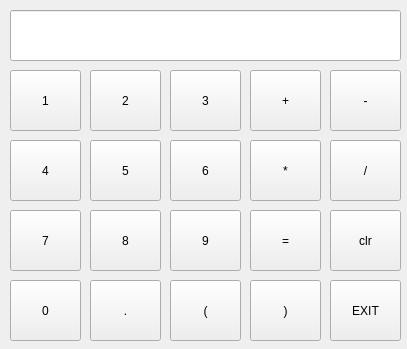
<?xml version="1.0" encoding="UTF-8"?>
<ui version="4.0">
 <class>Window</class>
 <widget class="QWidget" name="Window">
  <property name="geometry">
   <rect>
    <x>0</x>
    <y>0</y>
    <width>407</width>
    <height>349</height>
   </rect>
  </property>
  <property name="minimumSize">
   <size>
    <width>0</width>
    <height>349</height>
   </size>
  </property>
  <property name="maximumSize">
   <size>
    <width>407</width>
    <height>349</height>
   </size>
  </property>
  <property name="windowTitle">
   <string>Libertas' Calculator</string>
  </property>
  <widget class="QLineEdit" name="expression">
   <property name="geometry">
    <rect>
     <x>10</x>
     <y>10</y>
     <width>391</width>
     <height>51</height>
    </rect>
   </property>
  </widget>
  <widget class="QPushButton" name="pushButton">
   <property name="geometry">
    <rect>
     <x>10</x>
     <y>70</y>
     <width>71</width>
     <height>61</height>
    </rect>
   </property>
   <property name="text">
    <string>1</string>
   </property>
  </widget>
  <widget class="QPushButton" name="pushButton_2">
   <property name="geometry">
    <rect>
     <x>90</x>
     <y>70</y>
     <width>71</width>
     <height>61</height>
    </rect>
   </property>
   <property name="text">
    <string>2</string>
   </property>
  </widget>
  <widget class="QPushButton" name="pushButton_3">
   <property name="geometry">
    <rect>
     <x>170</x>
     <y>70</y>
     <width>71</width>
     <height>61</height>
    </rect>
   </property>
   <property name="text">
    <string>3</string>
   </property>
  </widget>
  <widget class="QPushButton" name="pushButton_4">
   <property name="geometry">
    <rect>
     <x>10</x>
     <y>140</y>
     <width>71</width>
     <height>61</height>
    </rect>
   </property>
   <property name="text">
    <string>4</string>
   </property>
  </widget>
  <widget class="QPushButton" name="pushButton_5">
   <property name="geometry">
    <rect>
     <x>90</x>
     <y>140</y>
     <width>71</width>
     <height>61</height>
    </rect>
   </property>
   <property name="text">
    <string>5</string>
   </property>
  </widget>
  <widget class="QPushButton" name="pushButton_6">
   <property name="geometry">
    <rect>
     <x>170</x>
     <y>140</y>
     <width>71</width>
     <height>61</height>
    </rect>
   </property>
   <property name="text">
    <string>6</string>
   </property>
  </widget>
  <widget class="QPushButton" name="pushButton_7">
   <property name="geometry">
    <rect>
     <x>10</x>
     <y>210</y>
     <width>71</width>
     <height>61</height>
    </rect>
   </property>
   <property name="text">
    <string>7</string>
   </property>
  </widget>
  <widget class="QPushButton" name="pushButton_8">
   <property name="geometry">
    <rect>
     <x>90</x>
     <y>210</y>
     <width>71</width>
     <height>61</height>
    </rect>
   </property>
   <property name="text">
    <string>8</string>
   </property>
  </widget>
  <widget class="QPushButton" name="pushButton_9">
   <property name="geometry">
    <rect>
     <x>170</x>
     <y>210</y>
     <width>71</width>
     <height>61</height>
    </rect>
   </property>
   <property name="text">
    <string>9</string>
   </property>
  </widget>
  <widget class="QPushButton" name="pushButton_10">
   <property name="geometry">
    <rect>
     <x>250</x>
     <y>70</y>
     <width>71</width>
     <height>61</height>
    </rect>
   </property>
   <property name="text">
    <string>+</string>
   </property>
  </widget>
  <widget class="QPushButton" name="pushButton_11">
   <property name="geometry">
    <rect>
     <x>330</x>
     <y>70</y>
     <width>71</width>
     <height>61</height>
    </rect>
   </property>
   <property name="text">
    <string>-</string>
   </property>
  </widget>
  <widget class="QPushButton" name="pushButton_12">
   <property name="geometry">
    <rect>
     <x>250</x>
     <y>140</y>
     <width>71</width>
     <height>61</height>
    </rect>
   </property>
   <property name="text">
    <string>*</string>
   </property>
  </widget>
  <widget class="QPushButton" name="pushButton_13">
   <property name="geometry">
    <rect>
     <x>330</x>
     <y>140</y>
     <width>71</width>
     <height>61</height>
    </rect>
   </property>
   <property name="text">
    <string>/</string>
   </property>
  </widget>
  <widget class="QPushButton" name="pushButton_14">
   <property name="geometry">
    <rect>
     <x>250</x>
     <y>210</y>
     <width>71</width>
     <height>61</height>
    </rect>
   </property>
   <property name="text">
    <string>=</string>
   </property>
  </widget>
  <widget class="QPushButton" name="pushButton_15">
   <property name="geometry">
    <rect>
     <x>330</x>
     <y>210</y>
     <width>71</width>
     <height>61</height>
    </rect>
   </property>
   <property name="text">
    <string>clr</string>
   </property>
  </widget>
  <widget class="QPushButton" name="pushButton_16">
   <property name="geometry">
    <rect>
     <x>10</x>
     <y>280</y>
     <width>71</width>
     <height>61</height>
    </rect>
   </property>
   <property name="text">
    <string>0</string>
   </property>
  </widget>
  <widget class="QPushButton" name="pushButton_17">
   <property name="geometry">
    <rect>
     <x>90</x>
     <y>280</y>
     <width>71</width>
     <height>61</height>
    </rect>
   </property>
   <property name="text">
    <string>.</string>
   </property>
  </widget>
  <widget class="QPushButton" name="pushButton_18">
   <property name="geometry">
    <rect>
     <x>170</x>
     <y>280</y>
     <width>71</width>
     <height>61</height>
    </rect>
   </property>
   <property name="text">
    <string>(</string>
   </property>
  </widget>
  <widget class="QPushButton" name="pushButton_19">
   <property name="geometry">
    <rect>
     <x>250</x>
     <y>280</y>
     <width>71</width>
     <height>61</height>
    </rect>
   </property>
   <property name="text">
    <string>)</string>
   </property>
  </widget>
  <widget class="QPushButton" name="pushButton_20">
   <property name="geometry">
    <rect>
     <x>330</x>
     <y>280</y>
     <width>71</width>
     <height>61</height>
    </rect>
   </property>
   <property name="text">
    <string>EXIT</string>
   </property>
  </widget>
 </widget>
 <resources/>
 <connections>
  <connection>
   <sender>pushButton_15</sender>
   <signal>clicked()</signal>
   <receiver>expression</receiver>
   <slot>clear()</slot>
   <hints>
    <hint type="sourcelabel">
     <x>361</x>
     <y>252</y>
    </hint>
    <hint type="destinationlabel">
     <x>358</x>
     <y>24</y>
    </hint>
   </hints>
  </connection>
  <connection>
   <sender>pushButton</sender>
   <signal>clicked()</signal>
   <receiver>Window</receiver>
   <slot>insert1()</slot>
   <hints>
    <hint type="sourcelabel">
     <x>33</x>
     <y>97</y>
    </hint>
    <hint type="destinationlabel">
     <x>5</x>
     <y>66</y>
    </hint>
   </hints>
  </connection>
  <connection>
   <sender>pushButton_2</sender>
   <signal>clicked()</signal>
   <receiver>Window</receiver>
   <slot>insert2()</slot>
   <hints>
    <hint type="sourcelabel">
     <x>120</x>
     <y>101</y>
    </hint>
    <hint type="destinationlabel">
     <x>85</x>
     <y>72</y>
    </hint>
   </hints>
  </connection>
  <connection>
   <sender>pushButton_3</sender>
   <signal>clicked()</signal>
   <receiver>Window</receiver>
   <slot>insert3()</slot>
   <hints>
    <hint type="sourcelabel">
     <x>192</x>
     <y>88</y>
    </hint>
    <hint type="destinationlabel">
     <x>168</x>
     <y>71</y>
    </hint>
   </hints>
  </connection>
  <connection>
   <sender>pushButton_10</sender>
   <signal>clicked()</signal>
   <receiver>Window</receiver>
   <slot>add()</slot>
   <hints>
    <hint type="sourcelabel">
     <x>294</x>
     <y>94</y>
    </hint>
    <hint type="destinationlabel">
     <x>248</x>
     <y>63</y>
    </hint>
   </hints>
  </connection>
  <connection>
   <sender>pushButton_11</sender>
   <signal>clicked()</signal>
   <receiver>Window</receiver>
   <slot>sub()</slot>
   <hints>
    <hint type="sourcelabel">
     <x>374</x>
     <y>88</y>
    </hint>
    <hint type="destinationlabel">
     <x>406</x>
     <y>89</y>
    </hint>
   </hints>
  </connection>
  <connection>
   <sender>pushButton_12</sender>
   <signal>clicked()</signal>
   <receiver>Window</receiver>
   <slot>mul()</slot>
   <hints>
    <hint type="sourcelabel">
     <x>280</x>
     <y>167</y>
    </hint>
    <hint type="destinationlabel">
     <x>245</x>
     <y>146</y>
    </hint>
   </hints>
  </connection>
  <connection>
   <sender>pushButton_13</sender>
   <signal>clicked()</signal>
   <receiver>Window</receiver>
   <slot>div()</slot>
   <hints>
    <hint type="sourcelabel">
     <x>390</x>
     <y>170</y>
    </hint>
    <hint type="destinationlabel">
     <x>406</x>
     <y>162</y>
    </hint>
   </hints>
  </connection>
  <connection>
   <sender>pushButton_4</sender>
   <signal>clicked()</signal>
   <receiver>Window</receiver>
   <slot>insert4()</slot>
   <hints>
    <hint type="sourcelabel">
     <x>40</x>
     <y>154</y>
    </hint>
    <hint type="destinationlabel">
     <x>5</x>
     <y>150</y>
    </hint>
   </hints>
  </connection>
  <connection>
   <sender>pushButton_5</sender>
   <signal>clicked()</signal>
   <receiver>Window</receiver>
   <slot>insert5()</slot>
   <hints>
    <hint type="sourcelabel">
     <x>120</x>
     <y>168</y>
    </hint>
    <hint type="destinationlabel">
     <x>87</x>
     <y>138</y>
    </hint>
   </hints>
  </connection>
  <connection>
   <sender>pushButton_6</sender>
   <signal>clicked()</signal>
   <receiver>Window</receiver>
   <slot>insert6()</slot>
   <hints>
    <hint type="sourcelabel">
     <x>196</x>
     <y>168</y>
    </hint>
    <hint type="destinationlabel">
     <x>166</x>
     <y>145</y>
    </hint>
   </hints>
  </connection>
  <connection>
   <sender>pushButton_7</sender>
   <signal>clicked()</signal>
   <receiver>Window</receiver>
   <slot>insert7()</slot>
   <hints>
    <hint type="sourcelabel">
     <x>44</x>
     <y>238</y>
    </hint>
    <hint type="destinationlabel">
     <x>5</x>
     <y>229</y>
    </hint>
   </hints>
  </connection>
  <connection>
   <sender>pushButton_8</sender>
   <signal>clicked(bool)</signal>
   <receiver>Window</receiver>
   <slot>insert8()</slot>
   <hints>
    <hint type="sourcelabel">
     <x>119</x>
     <y>235</y>
    </hint>
    <hint type="destinationlabel">
     <x>86</x>
     <y>231</y>
    </hint>
   </hints>
  </connection>
  <connection>
   <sender>pushButton_9</sender>
   <signal>clicked()</signal>
   <receiver>Window</receiver>
   <slot>insert9()</slot>
   <hints>
    <hint type="sourcelabel">
     <x>204</x>
     <y>246</y>
    </hint>
    <hint type="destinationlabel">
     <x>165</x>
     <y>263</y>
    </hint>
   </hints>
  </connection>
  <connection>
   <sender>pushButton_14</sender>
   <signal>clicked()</signal>
   <receiver>Window</receiver>
   <slot>getresult()</slot>
   <hints>
    <hint type="sourcelabel">
     <x>290</x>
     <y>239</y>
    </hint>
    <hint type="destinationlabel">
     <x>249</x>
     <y>273</y>
    </hint>
   </hints>
  </connection>
  <connection>
   <sender>pushButton_16</sender>
   <signal>clicked()</signal>
   <receiver>Window</receiver>
   <slot>insert0()</slot>
   <hints>
    <hint type="sourcelabel">
     <x>51</x>
     <y>306</y>
    </hint>
    <hint type="destinationlabel">
     <x>3</x>
     <y>296</y>
    </hint>
   </hints>
  </connection>
  <connection>
   <sender>pushButton_17</sender>
   <signal>clicked()</signal>
   <receiver>Window</receiver>
   <slot>point()</slot>
   <hints>
    <hint type="sourcelabel">
     <x>115</x>
     <y>308</y>
    </hint>
    <hint type="destinationlabel">
     <x>87</x>
     <y>338</y>
    </hint>
   </hints>
  </connection>
  <connection>
   <sender>pushButton_18</sender>
   <signal>clicked()</signal>
   <receiver>Window</receiver>
   <slot>bracket_l()</slot>
   <hints>
    <hint type="sourcelabel">
     <x>200</x>
     <y>312</y>
    </hint>
    <hint type="destinationlabel">
     <x>165</x>
     <y>345</y>
    </hint>
   </hints>
  </connection>
  <connection>
   <sender>pushButton_19</sender>
   <signal>clicked()</signal>
   <receiver>Window</receiver>
   <slot>bracket_r()</slot>
   <hints>
    <hint type="sourcelabel">
     <x>283</x>
     <y>312</y>
    </hint>
    <hint type="destinationlabel">
     <x>247</x>
     <y>331</y>
    </hint>
   </hints>
  </connection>
  <connection>
   <sender>pushButton_20</sender>
   <signal>clicked()</signal>
   <receiver>Window</receiver>
   <slot>close()</slot>
   <hints>
    <hint type="sourcelabel">
     <x>371</x>
     <y>306</y>
    </hint>
    <hint type="destinationlabel">
     <x>280</x>
     <y>-24</y>
    </hint>
   </hints>
  </connection>
  <connection>
   <sender>expression</sender>
   <signal>returnPressed()</signal>
   <receiver>Window</receiver>
   <slot>getresult()</slot>
   <hints>
    <hint type="sourcelabel">
     <x>72</x>
     <y>17</y>
    </hint>
    <hint type="destinationlabel">
     <x>3</x>
     <y>14</y>
    </hint>
   </hints>
  </connection>
 </connections>
 <slots>
  <slot>add()</slot>
  <slot>sub()</slot>
  <slot>mul()</slot>
  <slot>div()</slot>
  <slot>insert1()</slot>
  <slot>insert2()</slot>
  <slot>insert3()</slot>
  <slot>insert4()</slot>
  <slot>insert5()</slot>
  <slot>insert6()</slot>
  <slot>insert7()</slot>
  <slot>insert8()</slot>
  <slot>insert9()</slot>
  <slot>getresult()</slot>
  <slot>insert0()</slot>
  <slot>point()</slot>
  <slot>bracket_l()</slot>
  <slot>bracket_r()</slot>
 </slots>
</ui>
